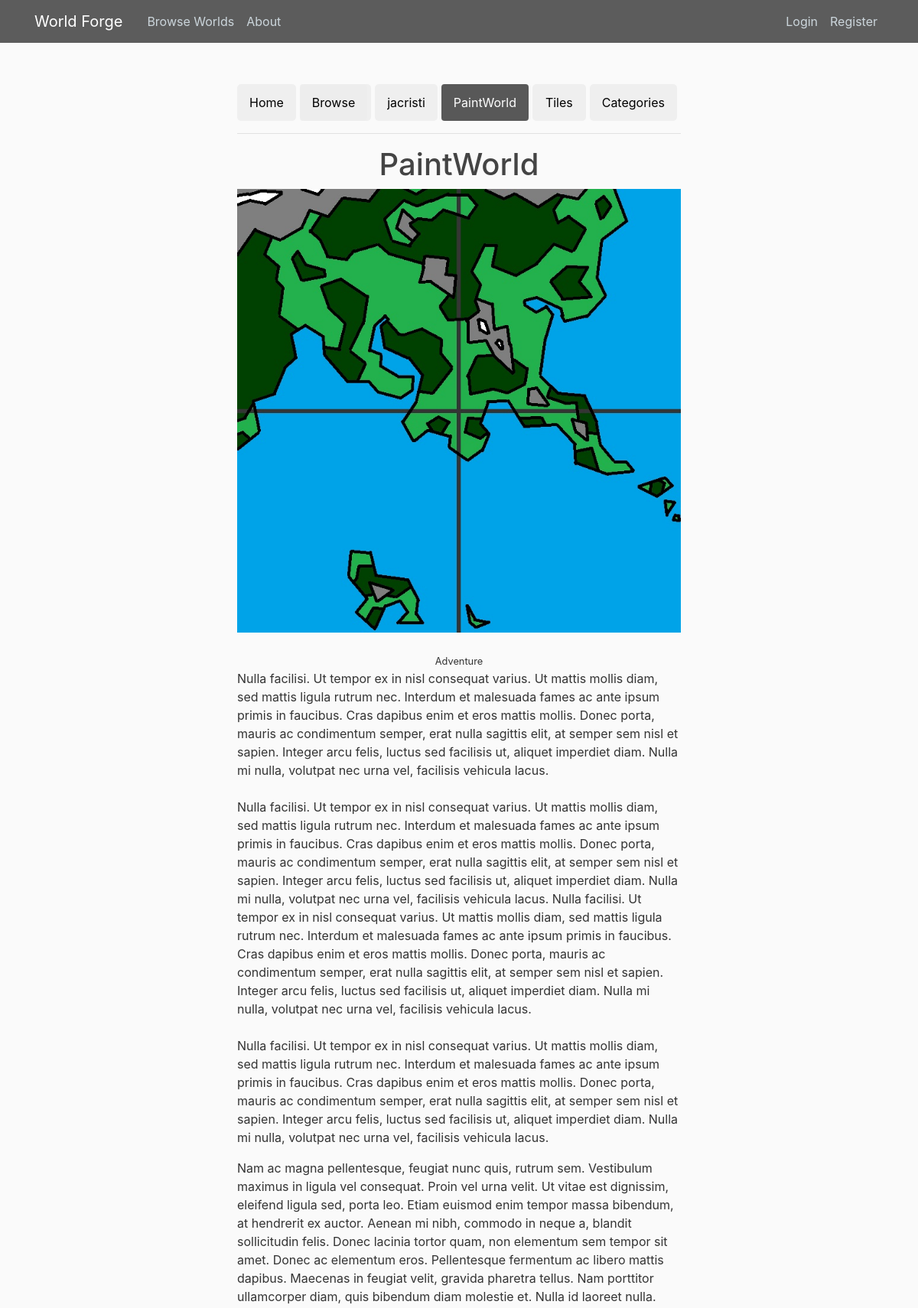
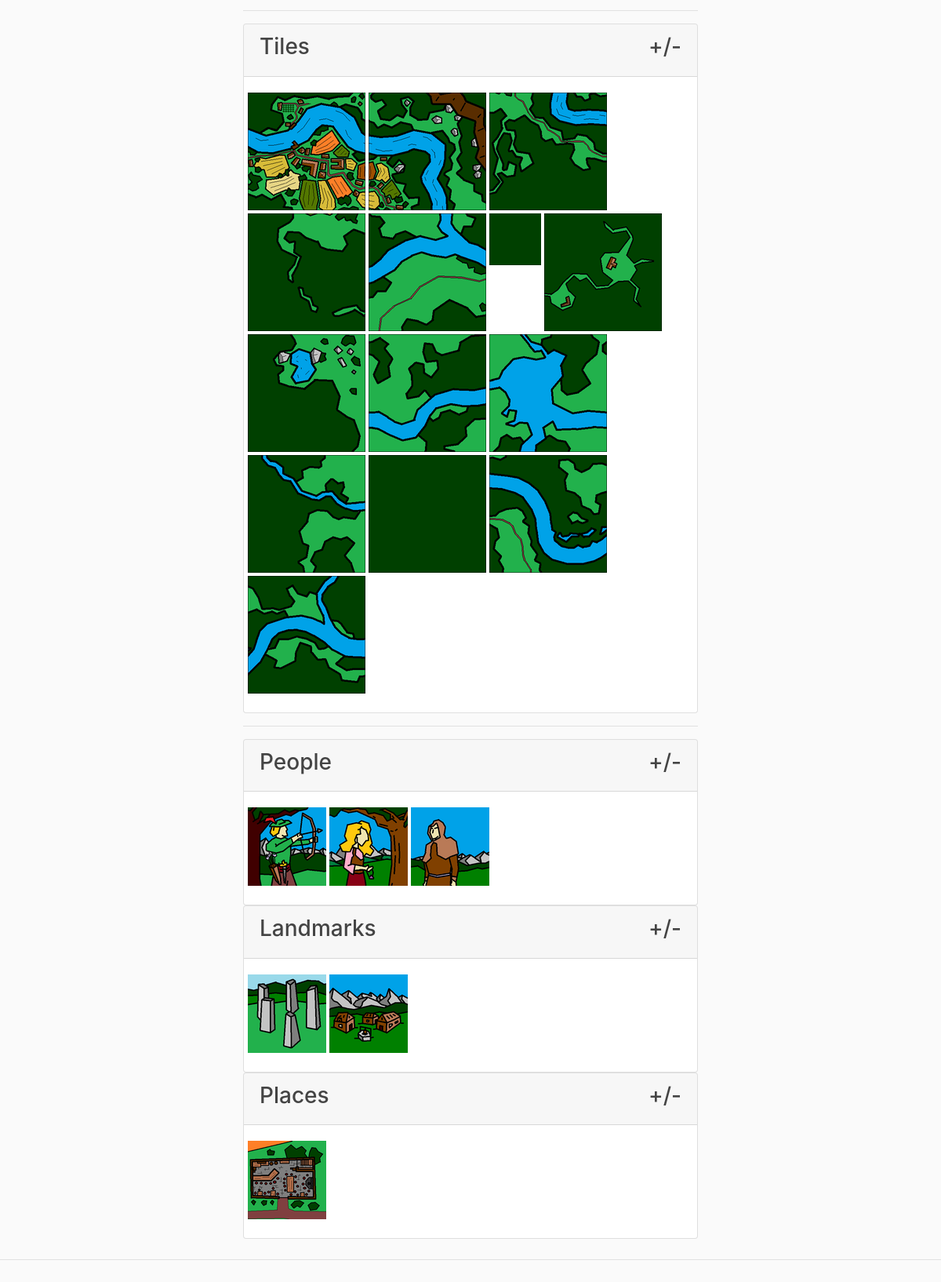
The page /forge/jacristi/PaintWorld/ on the database as committed earlier (2 pictures, top to bottom).
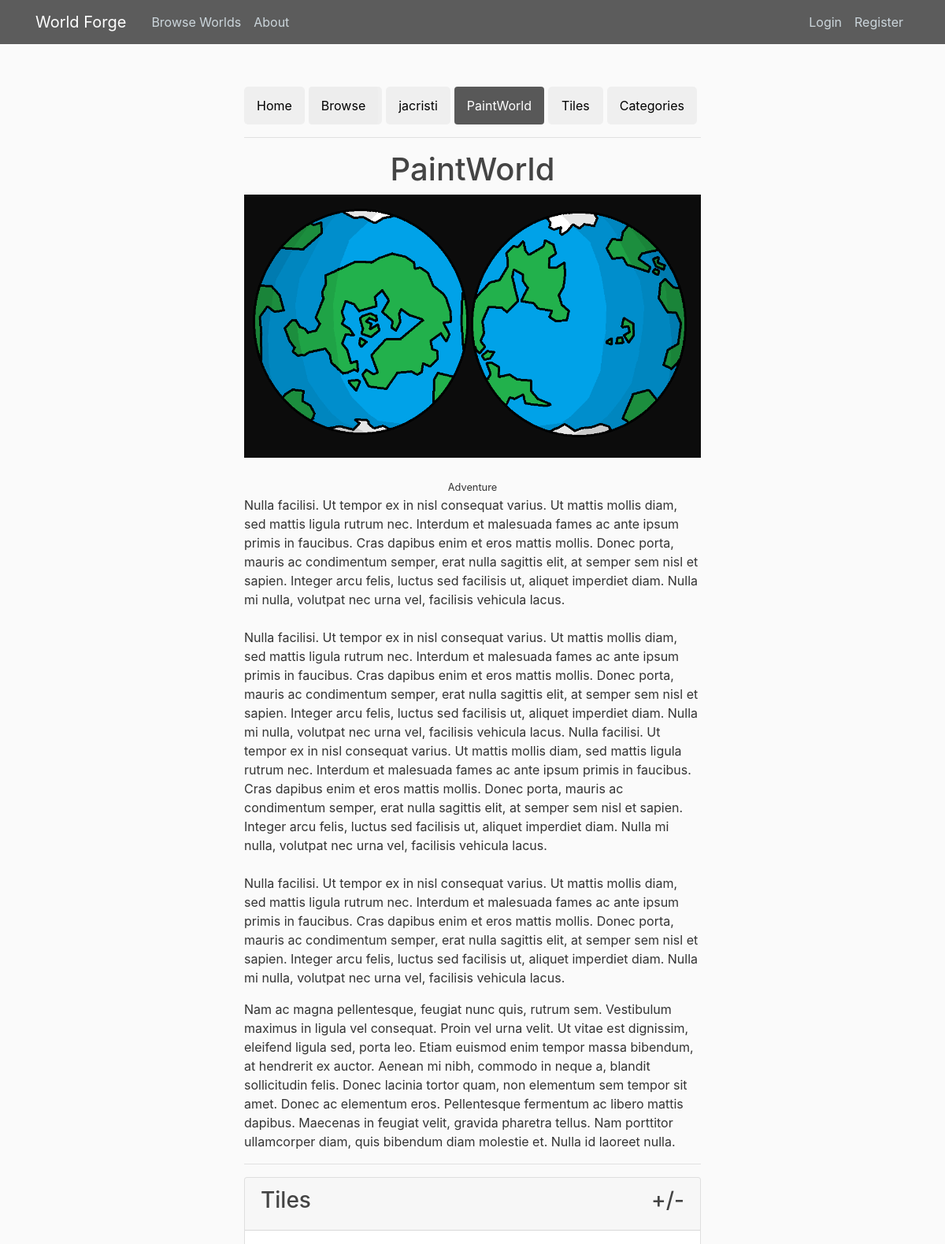
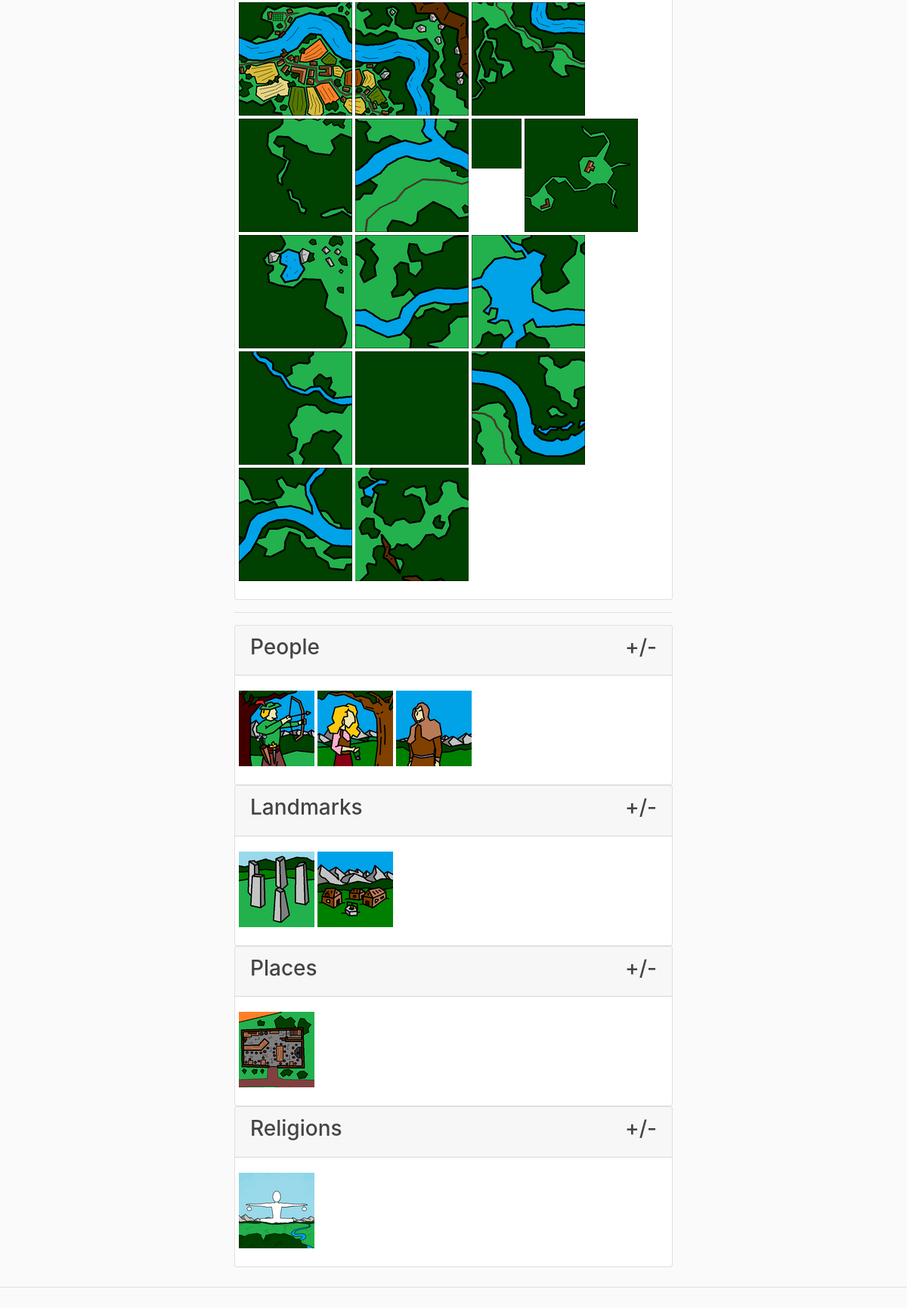
The same page on the database as committed later (2 pictures, top to bottom).
### forge/models.py (models this page shows, shortened)
class World(models.Model):
    is_public = models.BooleanField(default=False)
    name = models.CharField(max_length=100, validators=[validate_name,])
    genre = models.CharField(max_length=100, blank=True)
    description = models.TextField(blank=True)
    story = models.TextField(blank=True)
    creator = models.ForeignKey(User, on_delete=models.CASCADE)
    image = models.ImageField(upload_to='world_images', blank=True)
    image_thumb = models.ImageField(upload_to='world_images/thumbs', blank=True)
    image_credit = models.CharField(max_length=120, blank=True)
    str_name = models.CharField(max_length=200, blank=True)
    class Meta:
        ordering = ('str_name',)
        unique_together= (('creator', 'name'),)

class Tile(models.Model):
    name = models.CharField(max_length=100, validators=[validate_name,])
    description = models.TextField(blank=True)
    story = models.TextField(blank=True)
    world = models.ForeignKey(World, on_delete=models.CASCADE)
    creator = models.ForeignKey(User, on_delete=models.CASCADE)
    image = models.ImageField(upload_to='tile_images', blank=True)
    image_thumb = models.ImageField(upload_to='tile_images/thumbs', blank=True)
    image_credit = models.CharField(max_length=120, blank=True)
    str_name = models.CharField(max_length=200, blank=True)
    horizontal_position = models.IntegerField()
    vertical_position = models.IntegerField()
    class Meta:
        ordering = ('str_name',)
        unique_together= (('creator', 'world', 'name'),)

class Category(models.Model): # Tile will be the initial, default Category of Things
    name = models.CharField(max_length=100, validators=[validate_name,])
    description = models.TextField(blank=True)
    story = models.TextField(blank=True)
    world = models.ForeignKey(World, on_delete=models.CASCADE)
    creator = models.ForeignKey(User, on_delete=models.CASCADE)
    created_tile_name = None
    str_name = models.CharField(max_length=200, blank=True)
    class Meta:
        ordering = ('str_name',)
        verbose_name_plural = "categories"
        unique_together= (('creator', 'world', 'name'),)

class Thing(models.Model):
    name = models.CharField(max_length=100, validators=[validate_name,])
    description = models.TextField(blank=True)
    story = models.TextField(blank=True)
    category = models.ForeignKey(Category, on_delete=models.CASCADE, blank=False)
    world = models.ForeignKey(World, on_delete=models.CASCADE)
    creator = models.ForeignKey(User, on_delete=models.CASCADE)
    image = models.ImageField(upload_to='thing_images', blank=True)
    image_thumb = models.ImageField(upload_to='thing_images/thumbs', blank=True)
    image_credit = models.CharField(max_length=120, blank=True)
    tiles = models.ManyToManyField(Tile, blank=True)
    created_tile_name = None
    str_name = models.CharField(max_length=200, blank=True)
    class Meta:
        ordering = ('str_name',)
        unique_together= (('creator', 'world', 'name', 'category'),)

### forge/views.py (the view, shortened to what this page needs)
# urls.py: url(r'^(?P<username>[A-Za-z0-9]+)/(?P<world_name>[^\\]+)/$', views.world_detail, name='world_detail'),
def world_detail(request, username, world_name):
    users = User.objects.all()
    user_obj = User.objects.get(username=username)
    profile = Profile.objects.get(user=user_obj)
    world = World.objects.get(creator=user_obj, name=world_name)
    tiles = Tile.objects.filter(creator=user_obj, world=world).order_by('pk')
    categories = Category.objects.filter(creator=user_obj, world=world).order_by('pk')
    things = Thing.objects.filter(creator=user_obj, world=world).order_by('pk')
    can_edit = False
    can_add_tile = False
    can_add_category = False
    can_add_thing = False
    context = {
        'users': users,
        'can_edit': can_edit,
        'can_add_tile': can_add_tile,
        'can_add_category': can_add_category,
        'can_add_thing': can_add_thing,
        'user_obj':user_obj,
        'world': world,
        'tiles': tiles,
        'categories':categories,
        'things': things,
        'world_active': 'active',
        }
    return render(request, 'forge/world_detail.html', context)

### forge/templates/forge/world_detail.html (shortened to what this page needs)
{% extends 'forge/base.html' %}
{% load static %}
{% block content %}
{% if world.is_public or can_edit %}
  <div class='container center-div'>
    {% include 'forge/sub_nav.html' %}
    <h1>{{ world.name }}
    </h1>
    <div>
        {% if world.image %}
        <img src="{{ world.image.url }}" class="img-fluid">
        {% else %}
        <img src="{% static 'forge/default_world.jpg' %}" class="img-fluid"/>
        {% endif %}
    </div>
    <small>{{ world.genre }}</small>
    <p class="description-content">{{ world.description | linebreaksbr }}</p>
    <p class="story-content">{{ world.story | linebreaksbr }}</p>
  <hr/>
  {% include 'forge/tile_list.html' %}
  <hr/>
  {% include 'forge/categories_things.html' %}
</div>
<hr/>
{% else %}
<h2> This world is set to private</h2>
{% endif %}
{% endblock %}

### forge/templates/forge/base.html (shortened to what this page needs)
{% load static %}
<!DOCTYPE html>
<html lang="en">
<head>
  <link rel="stylesheet" href="https://maxcdn.bootstrapcdn.com/bootstrap/4.0.0/css/bootstrap.min.css">
  <link rel="stylesheet" type='text/css' href="{% static 'forge/main.css' %}">
</head>
<body>
  <header class="site-header">
    <nav class="navbar navbar-expand-md navbar-dark nav-bg fixed-top">
      <div class="container">
        <a class="navbar-brand mr-4" href="{% url 'forge_home' %}">World Forge</a>
        <div class="collapse navbar-collapse" id="navbarToggle">
          <div class="navbar-nav mr-auto">
            <a class="nav-item nav-link" href="{% url 'browse_worlds' %}">Browse Worlds</a>
            <a class="nav-item nav-link" href="{% url 'test_page' %}">About</a>
          </div>
          <div class="navbar-nav">
            {% if user.is_authenticated %}
              <a class="nav-item nav-link" href="{% url 'world_index' user.username %}">My Worlds</a>
              <a class="nav-item nav-link" href="{% url 'profile' %}">{{ user.username }}</a>
              <a class="nav-item nav-link" href="{% url 'logout' %}">Logout</a>
            {% else %}
              <a class="nav-item nav-link" href="{% url 'login' %}">Login</a>
              <a class="nav-item nav-link" href="{% url 'register' %}">Register</a>
            {% endif %}
          </div>
        </div>
      </div>
    </nav>
  </header>
  <div class="center-div">
  </div>
    {% block content %}{% endblock %}
</body>
</html>

### forge/templates/forge/sub_nav.html (shortened to what this page needs)
<ul class="nav nav-pills nav-justified">
    <li class="nav-item">
      <a class="nav-link {{ home_active }}" href="{% url 'forge_home' %}">Home</a>
    </li>
    <li class="nav-item">
      <a class="nav-item nav-link {{ browse_active }}" href="{% url 'browse_worlds' %}">Browse</a>
    </li>
    {% if user_obj and user_obj != user %}
    <li class="nav-item">
      <a class="nav-link {{ user_obj_active }}" href="{% url 'world_index' user_obj.username %}">{{ user_obj.username }}</a>
    </li>
    {% endif %}
    {% if user_obj and world %}
    <li class="nav-item">
      <a class="nav-link {{ world_active }}" href="{% url 'world_detail' user_obj.username world.name %}">{{ world.name }}</a>
    </li>
    <li class="nav-item">
      <a class="nav-link {{ tiles_active }}" href="{% url 'tile_index' user_obj.username world.name %}">Tiles</a>
    </li>
    <li class="nav-item">
        <a class="nav-link {{ categories_active }}" href="{% url 'category_index' user_obj.username world.name  %}">Categories</a>
    </li>
    {% endif %}
  </ul>
<hr/>

### forge/templates/forge/tile_list.html (shortened to what this page needs)
{% load static %}
  <div class="card">
    <div class="card-header" role="tab" id="headingOne">
      <h5 class="mb-0">
        <a data-toggle="collapse" href="#collapseOne" aria-expanded="true" aria-controls="collapseOne">
          <h3 class="float-right" style="text-decoration:none">+/-</h3>
          <a href="{% url 'tile_index' user_obj.username world.name %}">
            <h3 class="float-left" style="text-decoration:none">Tiles</h3>
          </a>
        </a>
      </h5>
    </div>
    <div id="collapseOne" class="collapse show" role="tabpanel" aria-labelledby="headingOne">
      <div class="row card-body">
      {% for tile in tiles %}
        <div class="mb-1 mr-1">
          <a href="{% url 'tile_detail' user_obj.username world.name tile.name %}">
              {% if tile.image %}
              <img src="{{ tile.image_thumb.url }}" title="{{ tile.name }}" class="hover_img img-fluid">
              {% else %}
              <img src="{% static 'forge/default_tile_thumb.jpg' %}"/>
              {% endif %}
          </a>
        </div>
      {% endfor %}
      </div>
    </div>
  </div>

### forge/templates/forge/categories_things.html (shortened to what this page needs)
{% load static %}
{% for category in categories %}
<div class="card">
  {% if single_category %}
  <div class="card-header" role="tab" id="headingTwo">
        <h1 class="float-left" style="text-decoration:none">{{ category.name }}</h1>
  </div>
  <div class="card-body">
    <p class="description-content">
      {{ category.description }}
    </p>
  </div>
  {% else %}
  <div class="card-header" role="tab" id="headingTwo">
        <a class="collapsed" data-toggle="collapse" href="#collapse{{ category.name }}" aria-expanded="true" aria-controls="collapseTwo">
            <h3 class="float-right" style="text-decoration:none">+/-</h3></a>
            <a href="{% url 'category_detail' user_obj.username category.world.name category.name %}">
              <h3 class="float-left" style="text-decoration:none">{{ category.name }}</h3></a>
    </div>
  {% endif %}
  <div id="collapse{{ category.name }}" class="collapse show" role="tabpanel" aria-labelledby="headingTwo">
    <div class="card-body row">
      {% for thing in things %}
        {% if thing.category == category %}
          <div class="mb-1 mr-1">
            <a href="{% url 'thing_detail' user_obj.username world.name category.name thing.name %}">
              {% if thing.image_thumb %}
              <img src="{{ thing.image_thumb.url }}" title="{{ thing.name }}" class="hover_img">
              {% else %}
              <img src="{% static 'forge/default_thing_thumb.jpg' %}" title="{{ thing.name }}" class="hover_img">
              {% endif %}
            </a>
          </div>
        {% endif %}
      {% endfor %}
    </div>
  </div>
</div>
{% endfor %}

### forge/static/forge/main.css (style rules this page uses)
body { background: #fafafa; color: #333333; margin-top: 5rem; }
h1, h2, h3, h4, h5, h6 { color: #444444; }
ul { margin: 0; }
.nav-bg { background-color: #000000a1; margin: 0px; }
.site-header .navbar-nav .nav-link { color: #cbd5db; }
.center-div { margin: auto; width: 50%; padding: 10px; text-align: center; }
.center-div p { text-align: left; }
ul .nav-item { background-color: #eeeeeed8; border-radius: 5px; margin-right: 5px; color: black!important; line-height: 2; }
.nav-pills > li > a { color: black!important; table-layout: fixed!important; }
.nav-pills > li > a.active { color: white!important; background-color: #000000a1!important; }

Rows that differ between the two databases and show on the page:
changed World "PaintWorld": image: a different picture
added Tile: image_thumb (picture)
added Category: name "Religions"
added Thing: image_thumb (picture), shown under "Religions"
